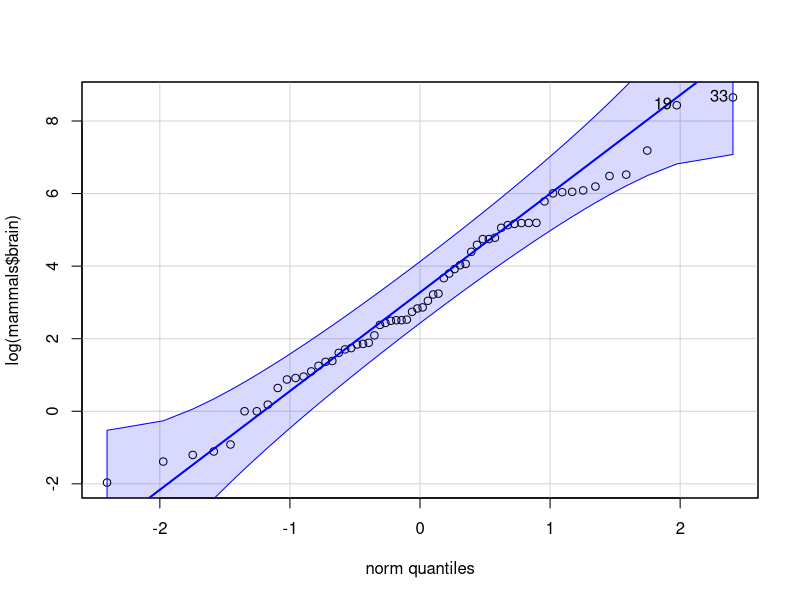
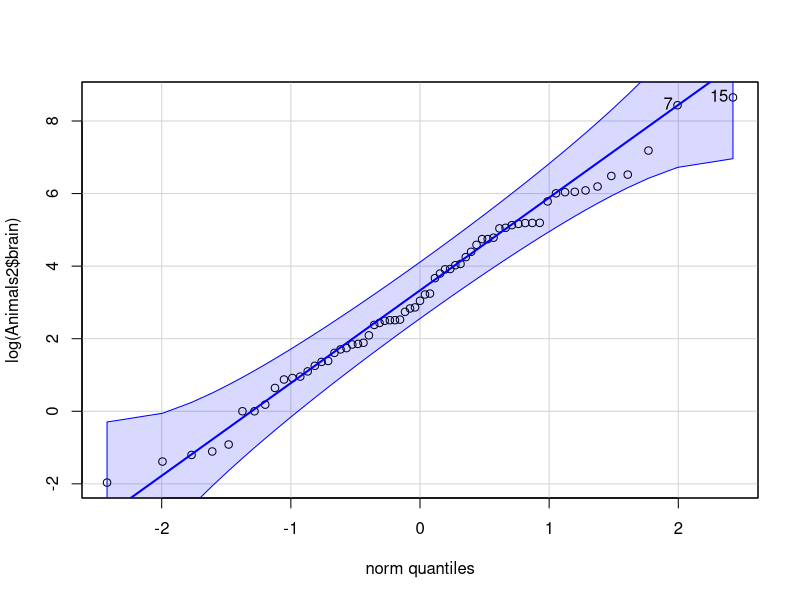
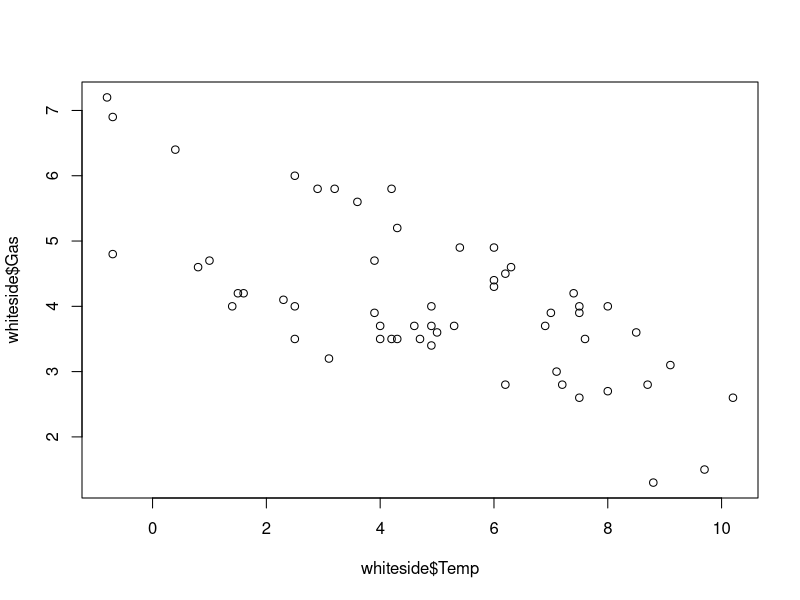
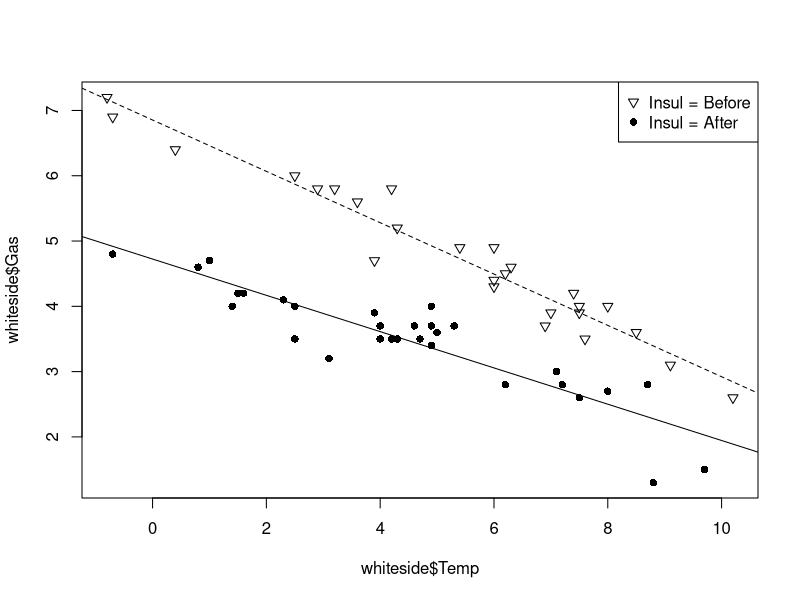

Source code (R) for these figures, in order:
## ---- chunk 1
knitr::opts_chunk$set(echo = TRUE)
## ---- chunk 2
#a
library(MASS)
library(robustbase)
datos<-MASS::mammals
datos_2<-Animals2


#b
dim(datos)
head(datos)
tail(datos)
str(datos)
dim(datos_2)
head(datos_2)
tail(datos_2)
str(datos_2)
#c
rownames(datos)
colnames(datos)
rownames(datos_2)
colnames(datos_2)
#d
commonAmbos<-intersect(rownames(datos),rownames(datos_2))
#e
no<-setdiff(rownames(datos),rownames(datos_2))
no #4 animales
no_2<-setdiff(rownames(datos_2),rownames(datos))
no_2 #7 animales
#Son mamíferos
## ---- chunk 3
library(MASS)
library(car)
library(robustbase)
car::qqPlot(log(mammals$brain))
qqPlot(log(Animals2$brain))
#Si que presentan una disposición Gaussiana, ya que son simétricos
## ---- chunk 4
#a
library()
libReturn<-library()
libReturn[[2]][1:5,1]
#b
head(libReturn$results,n=5)
#c
dim(library())
## ---- chunk 5
library(carData)
#a
dim(cabbages)
str(cabbages)
head(cabbages)
tail(cabbages)


#b
any(is.na(cabbages))
#c
dim(Chile)
str(Chile)
head(Chile)
tail(Chile)

#d
summary(cabbages)
summary(Chile)
## ---- chunk 6

## ---- chunk 7

## ---- chunk 8
#Diagrama de dispersión global.
plot(whiteside$Temp, whiteside$Gas)
#Diagrama de dispersión etiquetando según un factor.
plot(whiteside$Temp, whiteside$Gas, pch=c(6,16)[whiteside$Insul])
legend(x="topright",legend=c("Insul = Before","Insul = After"), pch=c(6,16))
# Planteamos 2 modelos lineales, uno para los datos de cada factor
Model1 <- lm(Gas ~ Temp, data = whiteside, subset = which(Insul == "Before"))
Model2 <- lm(Gas ~ Temp, data = whiteside, subset = which(Insul == "After"))
# Representamos las rectas correspondientes a cada modelo lineal
abline(Model1, lty=2)
abline(Model2)
